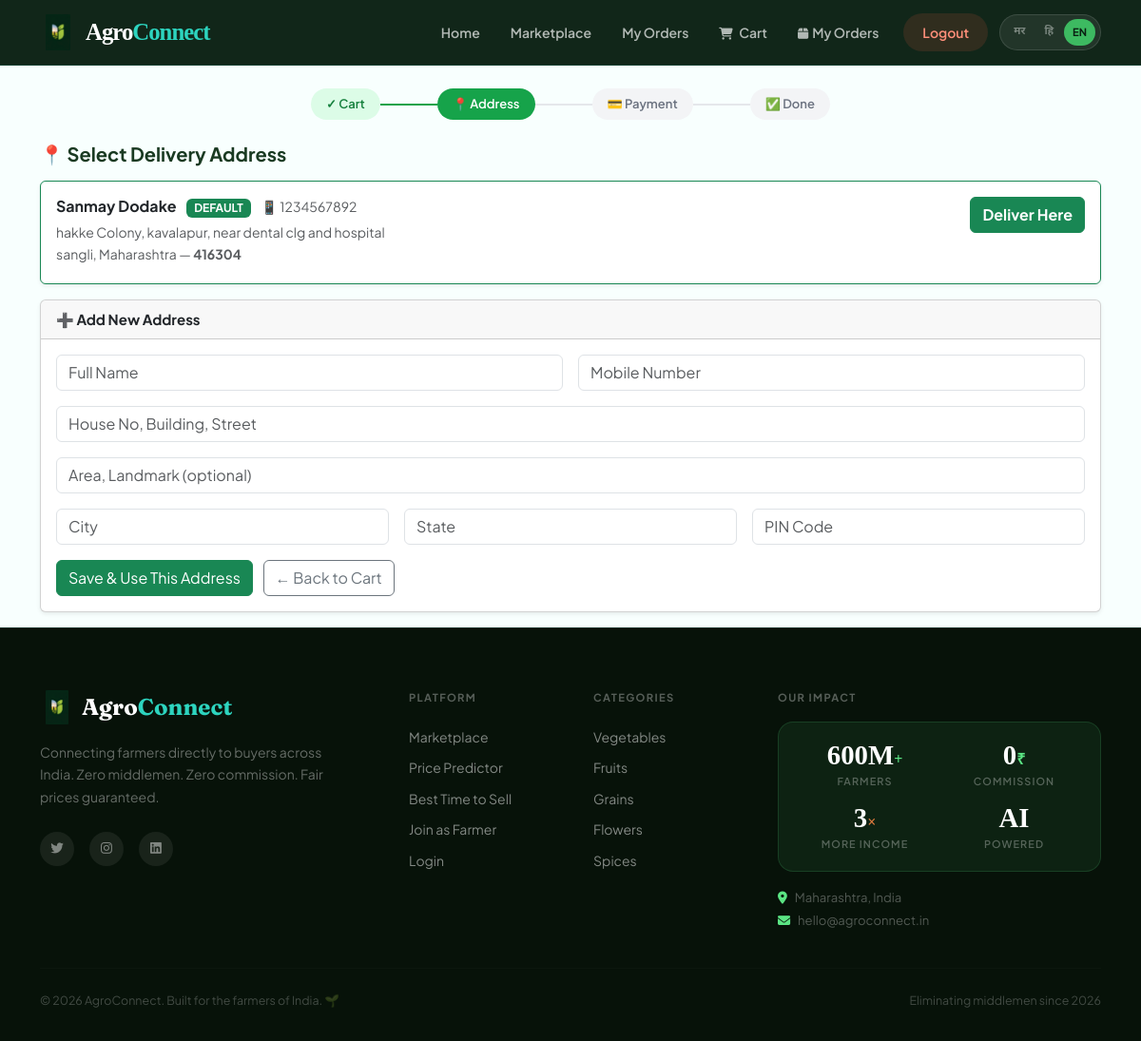
Page /checkout/address (signed in) on the committed database.
### models.py (models this page shows)
class Address(db.Model):
    __tablename__ = 'addresses'
    id         = db.Column(db.Integer, primary_key=True)
    buyer_id   = db.Column(db.Integer, db.ForeignKey('users.user_id'), nullable=False)
    full_name  = db.Column(db.String(100))
    phone      = db.Column(db.String(15))
    line1      = db.Column(db.String(200))
    line2      = db.Column(db.String(200))
    city       = db.Column(db.String(100))
    state      = db.Column(db.String(100))
    pincode    = db.Column(db.String(10))
    is_default = db.Column(db.Boolean, default=False)
    user       = db.relationship('User', foreign_keys=[buyer_id])

### routes/buyer.py (the view)
@buyer.route('/checkout/address')
@buyer_required
def checkout_address():
    buyer_id   = session['user_id']
    cart_items = Cart.query.filter_by(buyer_id=buyer_id).all()
    if not cart_items:
        flash('Your cart is empty.', 'warning')
        return redirect(url_for('buyer.cart'))
    addresses = Address.query.filter_by(buyer_id=buyer_id).all()
    return render_template('buyer/checkout_address.html', addresses=addresses)

### routes/buyer.py (called while the page is built)
def buyer_required(f):
    @wraps(f)
    def decorated(*args, **kwargs):
        if 'user_id' not in session or session.get('user_role') != 'buyer':
            flash('Please login as buyer.', 'danger')
            return redirect(url_for('auth.login'))
        return f(*args, **kwargs)
    return decorated

### translations.py (called while the page is built)
def t(key, lang='en'):
    entry = TRANSLATIONS.get(key, {})
    return entry.get(lang) or entry.get('en') or key

### templates/buyer/checkout_address.html
{% extends 'base.html' %}
{% block content %}
<div class="container mt-4">
  <div class="checkout-steps mb-4">
    <div class="step done">✓ Cart</div>
    <div class="step-line done"></div>
    <div class="step active">📍 Address</div>
    <div class="step-line"></div>
    <div class="step">💳 Payment</div>
    <div class="step-line"></div>
    <div class="step">✅ Done</div>
  </div>
  <h5 class="fw-bold mb-3">📍 Select Delivery Address</h5>
  {% for addr in addresses %}
  <div class="card shadow-sm mb-3 border-{{ 'success' if addr.is_default else 'light' }}">
    <div class="card-body d-flex justify-content-between align-items-start">
      <div>
        <h6 class="fw-bold mb-1">
          {{ addr.full_name }}
          {% if addr.is_default %}<span class="badge bg-success ms-2">DEFAULT</span>{% endif %}
          <small class="text-muted fw-normal ms-2">📱 {{ addr.phone }}</small>
        </h6>
        <p class="mb-1 text-muted" style="font-size:14px;">
          {{ addr.line1 }}{% if addr.line2 %}, {{ addr.line2 }}{% endif %}<br>
          {{ addr.city }}, {{ addr.state }} — <strong>{{ addr.pincode }}</strong>
        </p>
      </div>
      <a href="{{ url_for('buyer.select_address', addr_id=addr.id) }}"
         class="btn btn-success fw-bold">Deliver Here</a>
    </div>
  </div>
  {% endfor %}
  <div class="card shadow-sm mb-3">
    <div class="card-header fw-bold">➕ Add New Address</div>
    <div class="card-body">
      <form method="POST" action="{{ url_for('buyer.add_address') }}">
        <div class="row g-3">
          <div class="col-md-6">
            <input name="full_name" class="form-control" placeholder="Full Name" required>
          </div>
          <div class="col-md-6">
            <input name="phone" class="form-control" placeholder="Mobile Number" required>
          </div>
          <div class="col-12">
            <input name="line1" class="form-control" placeholder="House No, Building, Street" required>
          </div>
          <div class="col-12">
            <input name="line2" class="form-control" placeholder="Area, Landmark (optional)">
          </div>
          <div class="col-md-4">
            <input name="city" class="form-control" placeholder="City" required>
          </div>
          <div class="col-md-4">
            <input name="state" class="form-control" placeholder="State" required>
          </div>
          <div class="col-md-4">
            <input name="pincode" class="form-control" placeholder="PIN Code" required>
          </div>
          <div class="col-12">
            <button class="btn btn-success">Save & Use This Address</button>
            <a href="{{ url_for('buyer.cart') }}" class="btn btn-outline-secondary ms-2">← Back to Cart</a>
          </div>
        </div>
      </form>
    </div>
  </div>
</div>
{% endblock %}

### static/css/style.css (style rules this page uses)
*, *::before, *::after { box-sizing: border-box; margin: 0; padding: 0; }
html { scroll-behavior: smooth; }
:root { --mint-50: #f0fdf4; --mint-100: #dcfce7; --mint-200: #bbf7d0; --mint-300: #86efac; --mint-400: #4ade80; --mint-500: #22c55e; --mint-600: #16a34a; --mint-700: #15803d; --accent: #2dd4bf; --accent-2: #14b8a6; --accent-3: #0d9488; --accent-glow: rgba(45,212,191,0.22); --accent-pale: rgba(45,212,191,0.10); --accent-rim: rgba(45,212,191,0.28); --green: #22c55e; --green-2: #16a34a; --green-pale: rgba(34,197,94,0.10); --page-bg: #f8fffe; --panel-bg: #ffffff; --hdr-bg: #0a1f12; --hdr-2: #0d2a18; --txt-900: #0a1f12; --txt-700: #1a3a22; --txt-500: #3d6650; --txt-400: #5a7a65; --txt-300: #8aab92; --txt-200: #b0ccb8; --txt-100: #d4e8da; --s-green: #22c55e; --s-amber: #f59e0b; --s-blue: #3b82f6; --s-red: #ef4444; --s-purple: #a855f7; --s-teal: #14b8a6; --bg-green: #f0fdf4; --bg-amber: #fffbeb; --bg-blue: #eff6ff; --bg-red: #fef2f2; --bg-teal: #f0fdfa; --bg-purple: #faf5ff; --border: #e2f0e6; --border-2: #c8e0ce; --border-accent: rgba(45,212,191,0.30); --sh-xs: 0 1px 3px rgba(10,31,18,0.06); --sh-sm: 0 2px 8px rgba(10,31,18,0.08); --sh-md: 0 4px 16px rgba(10,31,18,0.10); --sh-lg: 0 8px 28px rgba(10,31,18,0.12); --sh-xl: 0 16px 48px rgba(10,31,18,0.14); --sh-mint: 0 6px 24px rgba(45,212,191,0.28); --sh-green: 0 6px 20px rgba(34,197,94,0.28); --r-xs: 6px; --r-sm: 10px; --r-md: 14px; --r-lg: 18px; --r-xl: 24px; --r-pill: 100px; --ease: cubic-bezier(.4,0,.2,1); --bg-0:#040c06; --bg-1:#081410; --bg-2:#0d1f14; --g1:#72e89a; --g2:#4cce72; --g3:#35a058; --g4:#236e3c; --g-glow:rgba(114,232,154,.20); --g-pale:rgba(114,232,154,.08); --ink:#0a1f12; --ink-4:rgba(10,31,18,0.45); --field:#22c55e; --field-2:#2dd4bf; --amber:#f59e0b; --orange:#f97316; --red:#ef4444; --blue:#3b82f6; --purple:#a855f7; --t1:#0a1f12; --t2:rgba(10,31,18,.68); --t3:rgba(10,31,18,.40); --shadow-sm:0 2px 8px rgba(10,31,18,.08); --shadow-md:0 4px 16px rgba(10,31,18,.10); --radius-sm:10px; --radius-md:14px; --radius-lg:18px; --radius-pill:100px; --sh-btn: 0 6px 20px rgba(34,197,94,0.30); }
body { font-family: 'Plus Jakarta Sans', sans-serif; background: var(--page-bg); color: var(--txt-700); font-size: 0.9375rem; line-height: 1.6; -webkit-font-smoothing: antialiased; }
.checkout-steps { display: flex; align-items: center; justify-content: center; gap: 0; }
.checkout-steps .step { padding: 6px 16px; border-radius: 20px; font-size: 13px; font-weight: 600; color: #6b7280; background: #f3f4f6; white-space: nowrap; }
.checkout-steps .step.active { background: #16a34a; color: #fff; }
.checkout-steps .step.done { background: #dcfce7; color: #15803d; }
.checkout-steps .step-line { flex: 1; height: 2px; background: #e5e7eb; max-width: 60px; }
.checkout-steps .step-line.done { background: #16a34a; }

### templates/base.html (style rules this page uses)
.checkout-steps { display: flex; align-items: center; justify-content: center; }
.checkout-steps .step { padding: 6px 16px; border-radius: 20px; font-size: 13px; font-weight: 600; color: #6b7280; background: #f3f4f6; white-space: nowrap; }
.checkout-steps .step.active { background: #16a34a; color: #fff; }
.checkout-steps .step.done { background: #dcfce7; color: #15803d; }
.checkout-steps .step-line { flex: 1; height: 2px; background: #e5e7eb; max-width: 60px; }
.checkout-steps .step-line.done { background: #16a34a; }

### rows in the picture
Address: full_name "Sanmay Dodake", is_default "DEFAULT", phone "1234567892", line1 "hakke Colony, kavalapur", line2 "near dental clg and hospital", city "sangli", state "Maharashtra", pincode "416304"

### other values in the picture
{{ t('nav_home') }} "Home"
{{ t('nav_marketplace') }} "Marketplace"
{{ t('nav_my_orders') }} "My Orders"
{{ t('nav_cart') }} "Cart"
{{ t('nav_logout') }} "Logout"
{{ t('footer_tagline') }} "Connecting farmers directly to buyers across India. Zero middlemen. Zero commission. Fair prices guaranteed."
{{ t('nav_price') }} "Price Predictor"
{{ t('nav_best_time') }} "Best Time to Sell"
{{ t('nav_login') }} "Login"
{{ cat|capitalize }} "Vegetables" "Fruits" "Grains" "Flowers" "Spices"
{{ t('footer_copy') }} "© 2026 AgroConnect. Built for the farmers of India. 🌱"
